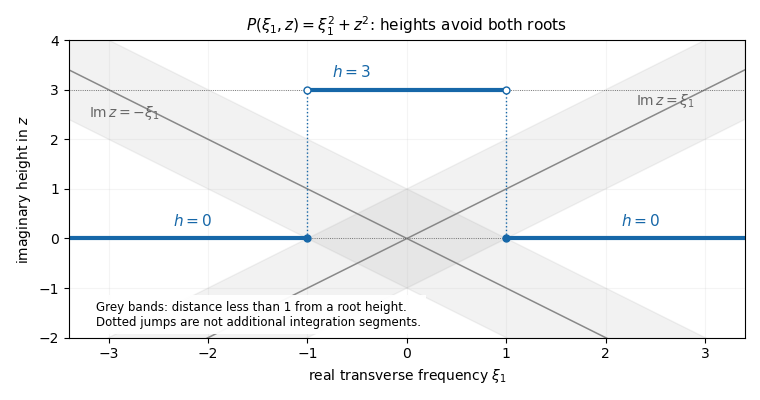

Source code (Python):
"""Original root-avoidance diagram. Python 3.14, numpy==2.3.5,
matplotlib==3.10.7, matching root pins. Output: same-basename CWD PNG.
"""
from pathlib import Path
import numpy as np
import matplotlib
matplotlib.use("Agg")
import matplotlib.pyplot as plt

def selected_height(xi):
    return np.where(np.abs(xi)>=1,0.,3.)

def main():
    fig,ax=plt.subplots(figsize=(7.6,4),dpi=100,facecolor="white")
    x=np.linspace(-3.4,3.4,1201)
    for root in [x,-x]:
        ax.fill_between(x,root-1,root+1,color="#808080",alpha=.10)
        ax.plot(x,root,color="#888888",lw=1.1)
    ax.axhline(0,color="#555555",lw=.6,ls=":")
    ax.axhline(3,color="#555555",lw=.6,ls=":")
    ax.plot([-3.4,-1],[0,0],color="#1667a8",lw=3,label="selected height")
    ax.plot([-1,1],[3,3],color="#1667a8",lw=3)
    ax.plot([1,3.4],[0,0],color="#1667a8",lw=3)
    for edge in [-1,1]:
        ax.plot([edge,edge],[0,3],color="#1667a8",ls=":",lw=1)
        ax.plot([edge],[0],"o",color="#1667a8",ms=5)
        ax.plot([edge],[3],"o",mfc="white",mec="#1667a8",ms=5)
    ax.text(-.75,3.25,r"$h=3$",color="#1667a8",fontsize=11)
    ax.text(-2.35,.25,r"$h=0$",color="#1667a8",fontsize=11)
    ax.text(2.15,.25,r"$h=0$",color="#1667a8",fontsize=11)
    ax.text(2.3,2.7,r"$\operatorname{Im}z=\xi_1$",fontsize=10,color="#666666")
    ax.text(-3.2,2.45,r"$\operatorname{Im}z=-\xi_1$",fontsize=10,color="#666666")
    ax.set(xlim=(-3.4,3.4),ylim=(-2,4),
           xlabel=r"real transverse frequency $\xi_1$",
           ylabel=r"imaginary height in $z$")
    ax.set_title(r"$P(\xi_1,z)=\xi_1^2+z^2$: heights avoid both roots",fontsize=11)
    ax.text(.04,.04,"Grey bands: distance less than 1 from a root height.\n"
            "Dotted jumps are not additional integration segments.",
            transform=ax.transAxes,fontsize=8.5,
            bbox=dict(facecolor="white",edgecolor="none",alpha=.95))
    ax.grid(alpha=.13);fig.tight_layout()
    output=Path.cwd()/(Path(__file__).stem+".png")
    fig.savefig(output,dpi=100,facecolor="white",transparent=False)
    plt.close(fig);print(output)

if __name__=="__main__":
    main()
